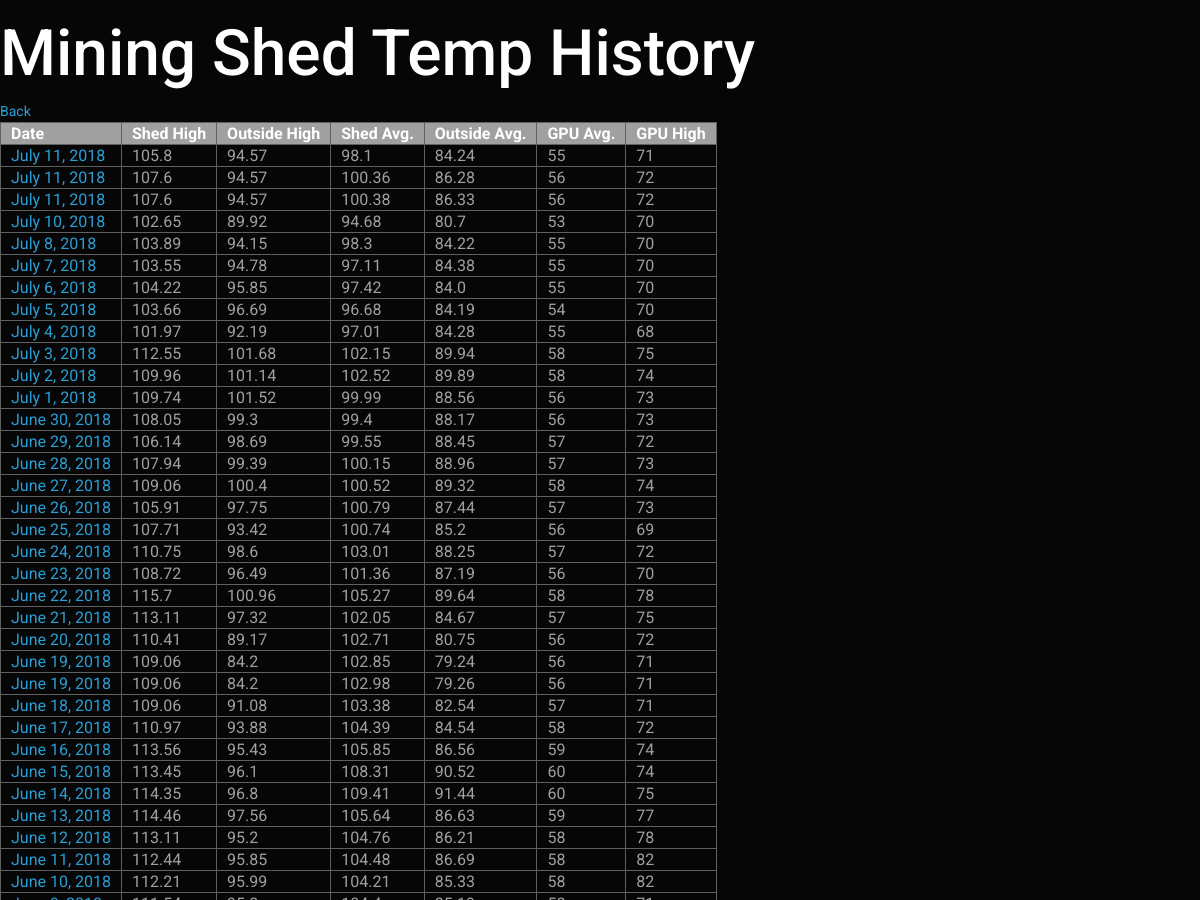
The app's page /history_list (upper part), older data.
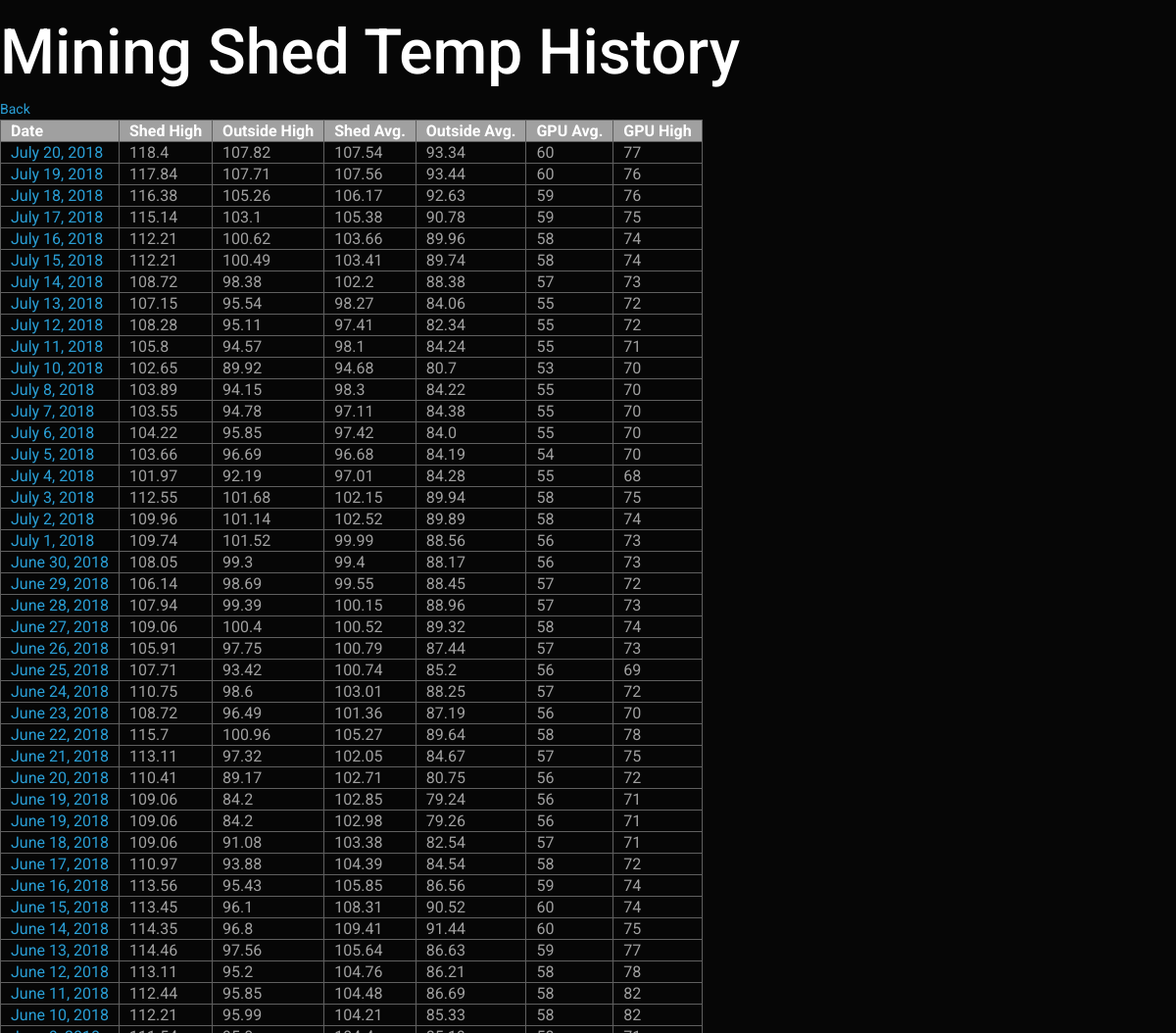
The same page, newer data.
### temp/models.py (models this page shows)
class History(models.Model):
        class Meta:
                ordering = ['-date']
	date = models.DateField()
	avgshed = models.FloatField()
	highshed = models.FloatField()
        avgouts = models.FloatField()
	highouts = models.FloatField()
        avggpu = models.IntegerField()
        highgpu = models.IntegerField()
	starttime = models.DateTimeField()
        endtime = models.DateTimeField(default=timezone.now)
	def __str__(self):
		return self.date.strftime("%m/%d/%Y")

### temp/views.py (the view)
# urls.py: url(r'history_list', views.history_list, name='history_list'),
def history_list(request):
	historys = History.objects.all().order_by('-date')
	return render(request, 'temp/history_list.html', {'historys': historys})

### temp/templates/temp/history_list.html (shortened to what this page needs)
<html>
<head>
</head>
<link rel="stylesheet" href="https://bootswatch.com/4/cyborg/bootstrap.min.css">
<link rel="stylesheet" href="https://bootswatch.com/4/cyborg/bootstrap.css">
<body bgcolor="#000000">
<p>
<div>
 <h1><FONT COLOR="#FFFFFF">Mining Shed Temp History</FONT></h1>
</div>
<a href="..">Back</a>
<table>
 <tr>
  <th bgcolor="#A0A0A0">Date</th>
  <th bgcolor="#A0A0A0">Shed High</th>
  <th bgcolor="#A0A0A0">Outside High</th>
  <th bgcolor="#A0A0A0">Shed Avg.</th>
  <th bgcolor="#A0A0A0">Outside Avg.</th>
  <th bgcolor="#A0A0A0">GPU Avg.</th>
  <th bgcolor="#A0A0A0">GPU High</th>
 </tr>
{% for history in historys %}
 <tr>
  <td> <FONT COLOR="#A0A0A0"><a href="{% url 'history_graph' date=history.date %}">{{ history.date }}</a></FONT></td>
  <td> <FONT COLOR="#A0A0A0">{{ history.highshed }}</FONT></td>
  <td> <FONT COLOR="#A0A0A0">{{ history.highouts }}</FONT></td>
  <td> <FONT COLOR="#A0A0A0">{{ history.avgshed }}</FONT></td>
  <td> <FONT COLOR="#A0A0A0">{{ history.avgouts }}</FONT></td>
  <td> <FONT COLOR="#A0A0A0">{{ history.avggpu }}</FONT></td>
  <td> <FONT COLOR="#A0A0A0">{{ history.highgpu }}</FONT></td>
 </tr>
{% endfor %}
</table>
</html>

Row changes from the older to the newer data that the page shows:
removed History: date "July 11, 2018", highshed "107.6", highouts "94.57", avgshed "100.36", avgouts "86.28", avggpu "56", highgpu "72"
removed History: date "July 11, 2018", highshed "107.6", highouts "94.57", avgshed "100.38", avgouts "86.33", avggpu "56", highgpu "72"
added History: date "July 20, 2018", highshed "118.4", highouts "107.82", avgshed "107.54", avgouts "93.34", avggpu "60", highgpu "77"
added History: date "July 19, 2018", highshed "117.84", highouts "107.71", avgshed "107.56", avgouts "93.44", avggpu "60", highgpu "76"
added History: date "July 18, 2018", highshed "116.38", highouts "105.26", avgshed "106.17", avgouts "92.63", avggpu "59", highgpu "76"
added History: date "July 17, 2018", highshed "115.14", highouts "103.1", avgshed "105.38", avgouts "90.78", avggpu "59", highgpu "75"
added History: date "July 16, 2018", highshed "112.21", highouts "100.62", avgshed "103.66", avgouts "89.96", avggpu "58", highgpu "74"
added History: date "July 15, 2018", highshed "112.21", highouts "100.49", avgshed "103.41", avgouts "89.74", avggpu "58", highgpu "74"
added History: date "July 14, 2018", highshed "108.72", highouts "98.38", avgshed "102.2", avgouts "88.38", avggpu "57", highgpu "73"
added History: date "July 13, 2018", highshed "107.15", highouts "95.54", avgshed "98.27", avgouts "84.06", avggpu "55", highgpu "72"
added History: date "July 12, 2018", highshed "108.28", highouts "95.11", avgshed "97.41", avgouts "82.34", avggpu "55", highgpu "72"
